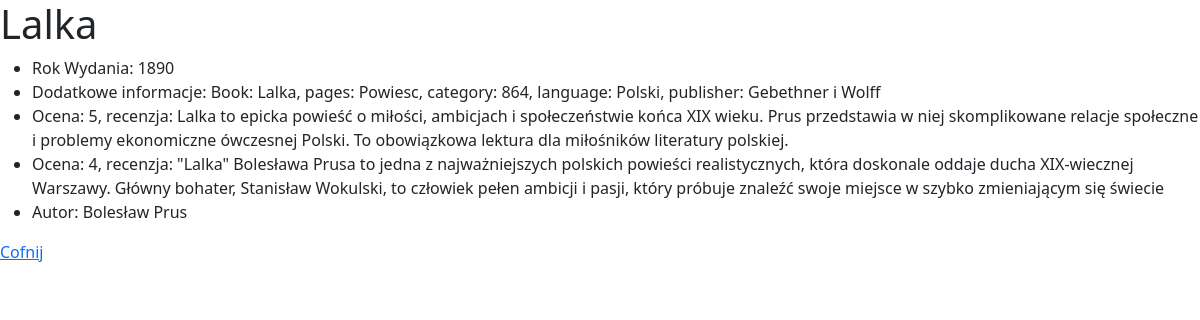
The page /book/9/ on the database its author committed.
### books/models.py (models this page shows, shortened)
class Book(models.Model):
    title = models.CharField(max_length=255)
    publication_year = models.IntegerField()

class ExtraInfo(models.Model):
    CATEGORY = {
        (0, 'Powiesc'),
        (1, 'Naukowa'),
        (2, 'Sci-fi'),
        (3, 'Dramat')
    }
    pages = models.IntegerField()
    category = models.PositiveSmallIntegerField(choices=CATEGORY,null=True, blank=True)
    language = models.CharField(max_length=50)
    publisher = models.CharField(max_length=100)
    book = models.OneToOneField(Book, on_delete=models.CASCADE, null=True, blank=True)
    def __str__(self):
        for c in list(self.CATEGORY):
            if c[0] == self.category:
                gok = c[1]
        return "Book: {}, pages: {}, category: {}, language: {}, publisher: {}".format(self.book.title,
                gok, self.pages, self.language,  self.publisher)

class Review(models.Model):
    notice = models.TextField(default="", blank=True)
    rate = models.PositiveSmallIntegerField(default=5)
    book = models.ForeignKey(Book, on_delete=models.CASCADE, null=True, blank=True)

class Author(models.Model):
    first_name = models.CharField(max_length=100)
    last_name = models.CharField(max_length=100)
    books = models.ManyToManyField(Book)

### books/views.py (the view)
# urls.py: path('<int:book_id>/', one_book, name='one_book'),
def one_book(request, book_id):
    book = get_object_or_404(Book, pk=book_id)
    field_names = [b.name for b in Book._meta.get_fields()]
    for i,b in enumerate(field_names):
        if b == "review":
            field_names[i] = "review_set"
        elif b == "author":
            field_names[i] = "author_set"
        elif b == "extrainfo":
            field_names[i] = "extrainfo_set"
    return render(request, 'book/one-book.html', {'book': book, 'field_names': field_names})

### templates/book/one-book.html (shortened to what this page needs)
{% extends 'book/main.html' %}
{% block page %}
<h1>{{ book.title }}</h1>
<ul>
    <li>Rok Wydania: {{ book.publication_year }}</li>
    {% if book.extrainfo %}
    <li>Dodatkowe informacje: {{ book.extrainfo }} </li>
    {% endif %}
    {% for review in book.review_set.all %}
    <li>Ocena: {{ review.rate }}, recenzja: {{ review.notice }}</li>
    {% endfor %}
    {% for author in book.author_set.all %}
    <li>Autor: {{ author.first_name }} {{ author.last_name }}</li>
    {% endfor %}
</ul>
</body>
<a href="{% url 'all_books' %}">Cofnij</a>
{% endblock %}

### static_books/style.css (style rules this page uses)
h1 { color: red; }

### rows shown on the page
Book: publication_year "1890", extrainfo "Book: Lalka, pages: Powiesc, category: 864, language: Polski, publisher: Gebethner i Wolff"
Review: rate "5", notice "Lalka to epicka powieść o miłości, ambicjach i społeczeństwie końca XIX wieku. Prus przedstawia w niej skomplikowane relacje społeczne i problemy ekonomiczne ówczesnej Polski. To obowiązkowa lektura dla miłośników literatury polskiej."
Review: rate "4", notice "\"Lalka\" Bolesława Prusa to jedna z najważniejszych polskich powieści realistycznych, która doskonale oddaje ducha XIX-wiecznej Warszawy. Główny bohater, Stanisław Wokulski, to człowiek pełen ambicji i pasji, który próbuje znaleźć swoje miejsce w szybko zmieniającym się świecie"
Author: first_name "Bolesław", last_name "Prus"
